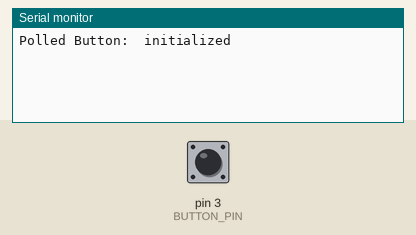
A sketch run on a simulated Arduino Uno, built with avr-gcc and run on an emulated ATmega328P. Parts: the last lines printed to the serial monitor. The test bench sets the inputs (shaded band); at power-on: pin 3 (BUTTON_PIN) HIGH.

Above: at 1.2 s.
1.3 s: pin 3 (BUTTON_PIN) pulled LOW for 0.15 s
At 2.2 s:
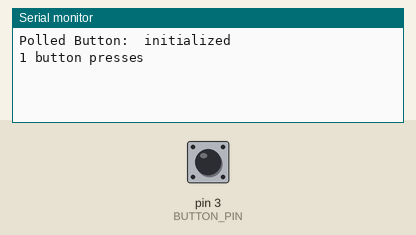
2.9 s: pin 3 (BUTTON_PIN) pulled LOW for 1 s
At 3.4 s:
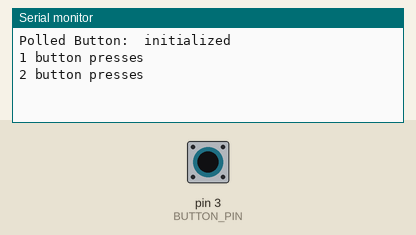
5.4 s: pin 3 (BUTTON_PIN) pulled LOW for 0.15 s
At 6.5 s:
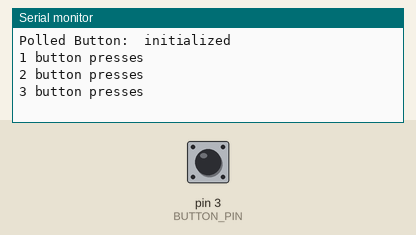

The sketch:

polled_vs_interrupt.ino
```cpp
/* Polling inputs vs interrupts */

/* Polled example. */

#define BUTTON_PIN  3
#define LED_PIN     8

int  last_button_state;
int  press_count=0;

void setup( void )
{
  Serial.begin(9600);

  pinMode(BUTTON_PIN, INPUT_PULLUP);
  last_button_state = HIGH;

  Serial.println("Polled Button:  initialized");
}

void loop( void )
{
  int button_state;

  button_state = digitalRead(BUTTON_PIN);

  // Only count transitions from HIGH to LOW as presses.
  if ((last_button_state == HIGH) && (button_state == LOW))
  {
    press_count++;
    Serial.print(press_count);
    Serial.println(" button presses");
  }

  last_button_state = button_state;

  // We want our LED on when the button is pressed, and off when
  // it's not.  Since we've got a pull-up resistor, the line is LOW
  // when it's pressed and HIGH when it's not.
  digitalWrite(LED_PIN, !button_state);

}
```

Measured:
- after the input at 1.3 s, the serial monitor: prints a new line at once (image 1)
- after the input at 2.9 s, the serial monitor: prints a new line at once (image 2)
- after the input at 5.4 s, the serial monitor: prints a new line at once (image 3)
